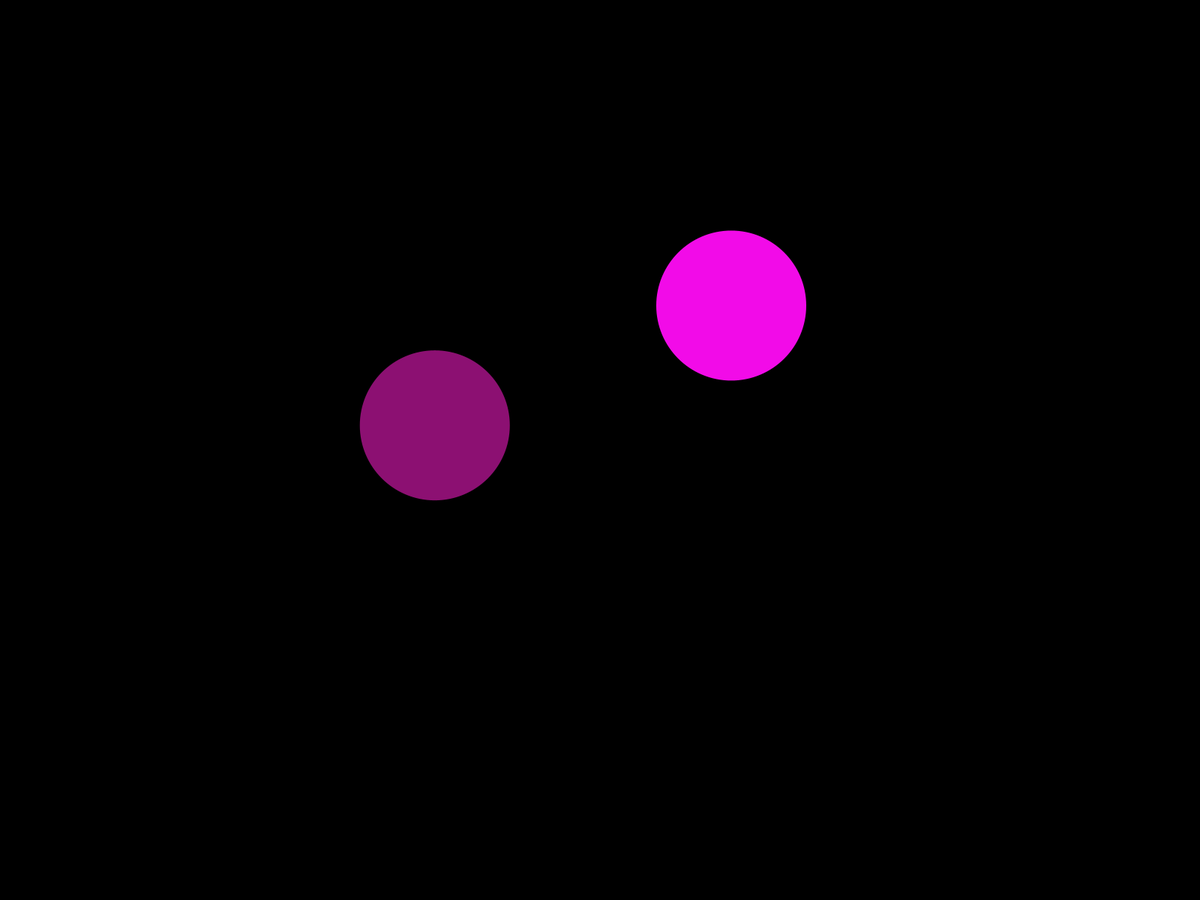
Frame 1 (no input)
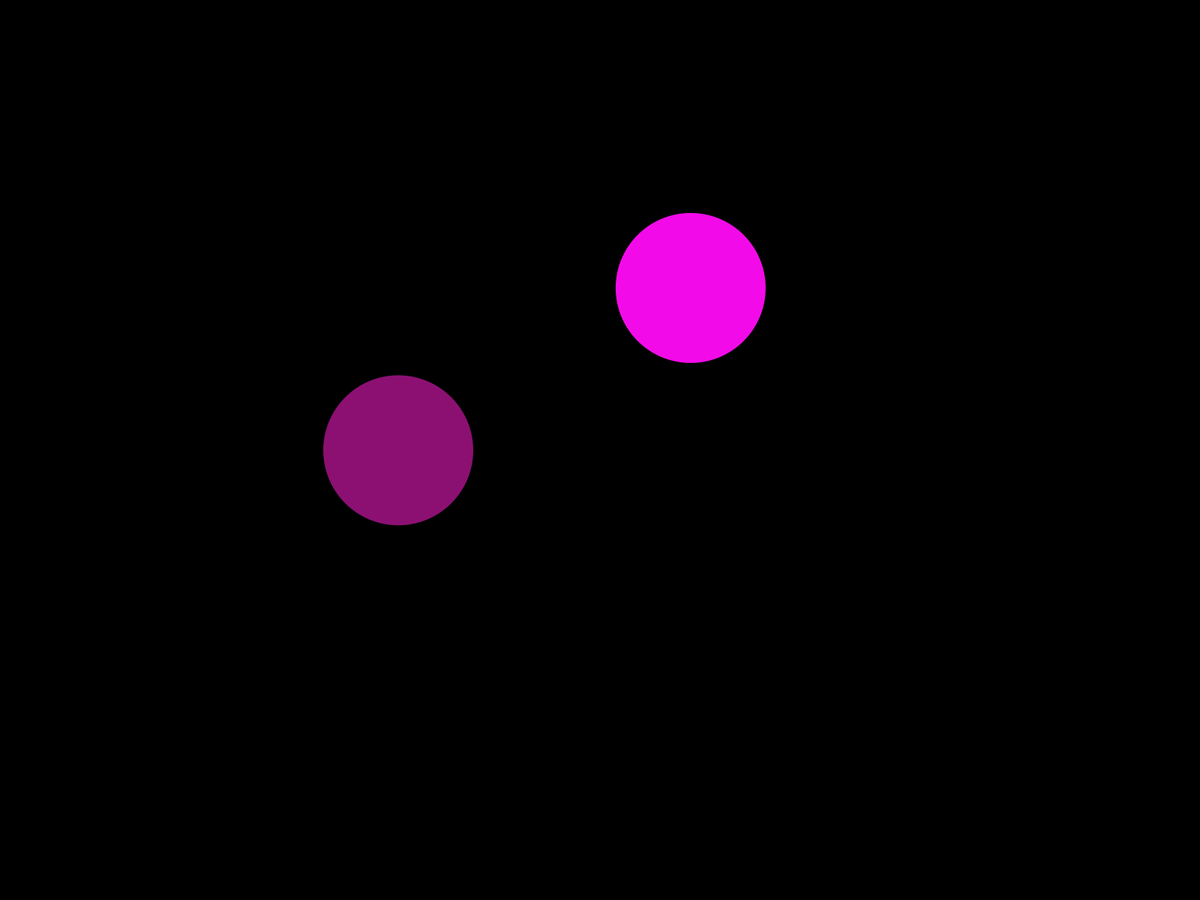
Frame 60 (the mouse pressed at the canvas centre just before this capture)
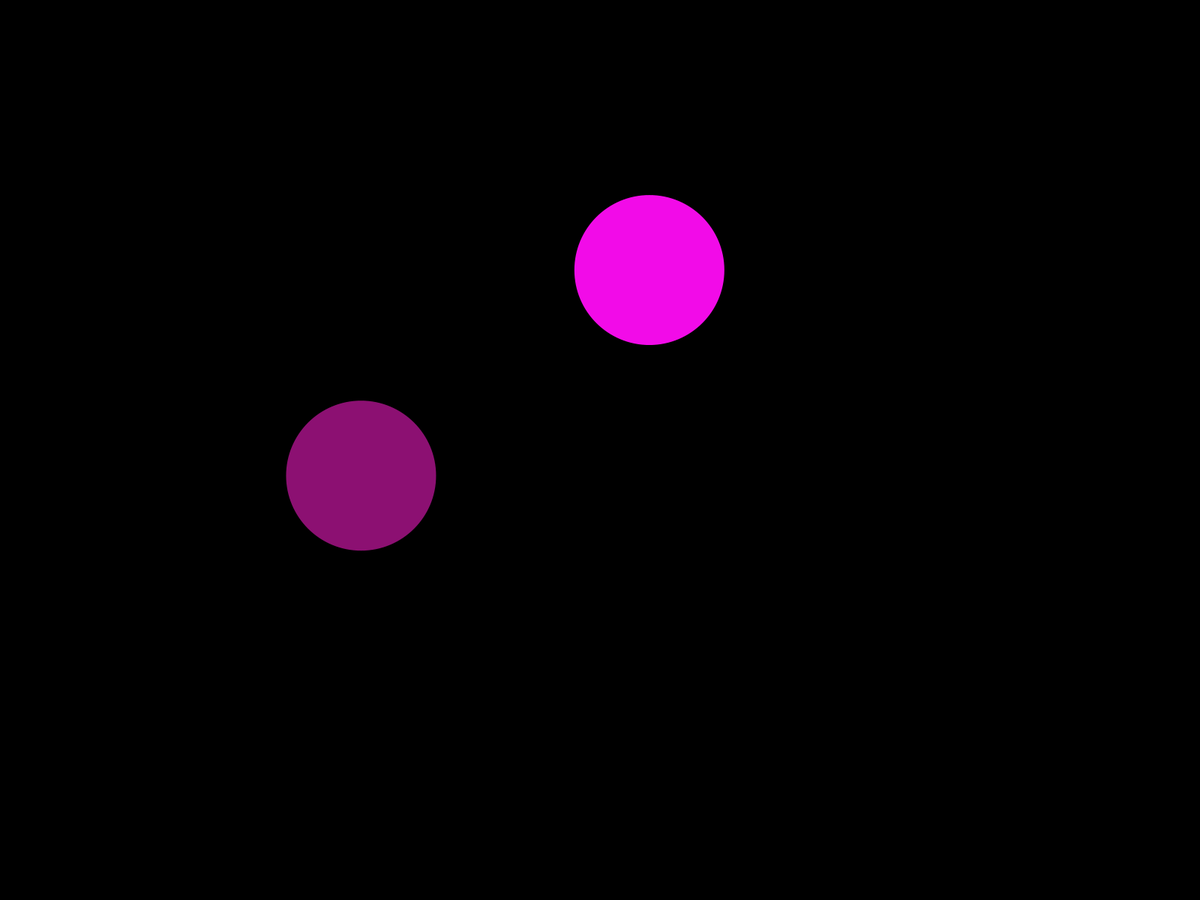
Frame 120 (the mouse held since frame 60 and released just before this capture)

The Processing sketch that drew these frames (run headless with seeded random() and noise(); from frame 60 on, the mouse is pressed at the canvas centre):

// Processing sketch: BouncyBallOOP
// ── BouncyBallOOP.pde
Ball b;                //declare a new ball called b
Ball c;

void setup() {
  size(1600, 1200);
  b = new Ball();      //initialize b as a new object of the Ball class
  c = new Ball();
}

void draw() {
  background(0);
  b.move();            //call b's move() method
  c.move();
  b.display();         //call b's display() method
  c.display();
}
// ── Ball.pde
class Ball {
  //declaring all information (fields) contained within the Ball class
  PVector loc, vel;
  int diam;
  color c;

  //this is a constructor. you can have more than one constructor for a given class
  Ball() {
    diam = 200;
    loc = new PVector(random(diam, width-diam), random(diam, height-diam));
    vel = PVector.random2D();
    c = color(random(255), random(50), random(100, 255));
    println("I just initialized a new object of the Ball class!");
  }

  //after declaring fields and setting up constructors, you can define your methods
  void display() {
    fill(c);
    noStroke();
    ellipse(loc.x, loc.y, diam, diam);
  }

  void move() {
    loc.add(vel);    //add velocity to location
  }
}
